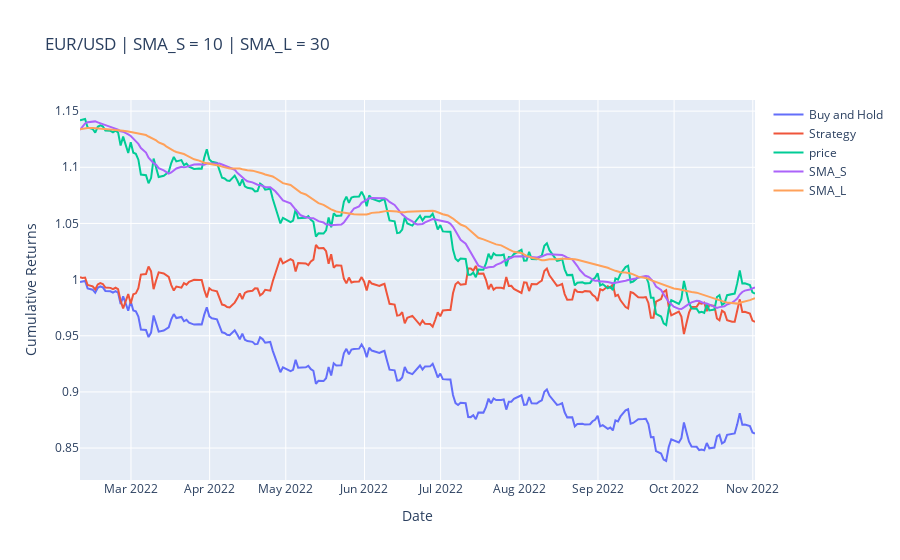

Notebook code cell kept with this figure:
### Code cell
tester.plot_results_plotly()

### Figure 1 — Plotly figure (JSON) as saved in the notebook; plotly's stock layout.template omitted (floating-point values rounded to 4 significant figures; data arrays with more than 128 entries replaced by an {"elided": "..."} marker saying what was removed)
{"data": [{"name": "Buy and Hold", "type": "scatter", "x": {"elided": "225 str values"}, "y": {"elided": "225 float values"}}, {"name": "Strategy", "type": "scatter", "x": {"elided": "225 str values"}, "y": {"elided": "225 float values"}}, {"name": "price", "type": "scatter", "x": {"elided": "225 str values"}, "y": {"elided": "225 float values"}}, {"name": "SMA_S", "type": "scatter", "x": {"elided": "225 str values"}, "y": {"elided": "225 float values"}}, {"name": "SMA_L", "type": "scatter", "x": {"elided": "225 str values"}, "y": {"elided": "225 float values"}}], "layout": {"title": {"text": "EUR/USD | SMA_S = 10 | SMA_L = 30"}, "xaxis": {"title": {"text": "Date"}}, "yaxis": {"title": {"text": "Cumulative Returns"}}}}
